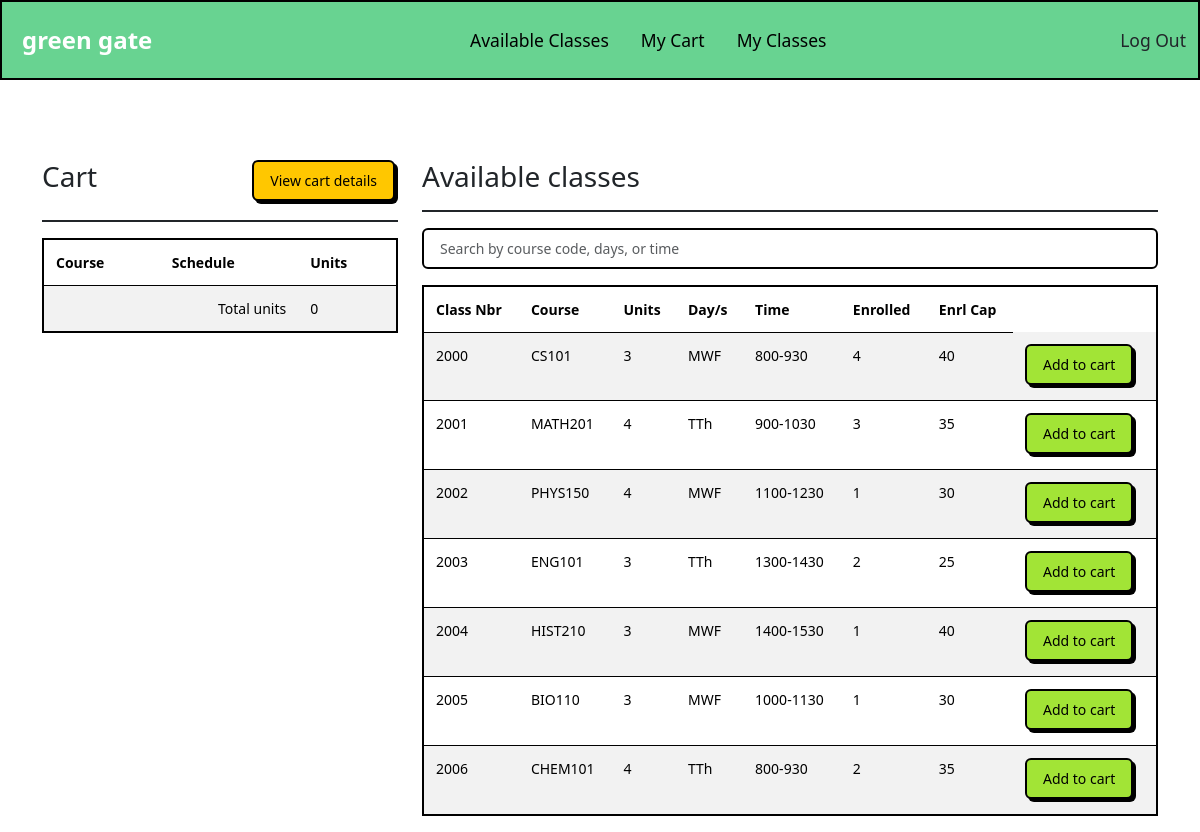
The page /available_classes (signed in) on the database its author committed.
### tables this page shows
CREATE TABLE classes (
        id INTEGER PRIMARY KEY AUTOINCREMENT,
        course_code TEXT NOT NULL,
        title TEXT NOT NULL,
        description TEXT,
        section TEXT NOT NULL,
        units INTEGER NOT NULL,
        slots INTEGER NOT NULL,
        days TEXT NOT NULL,
        start_time INTEGER NOT NULL,
        end_time INTEGER NOT NULL
    );

### app.py (the view, shortened to what this page needs)
@app.route("/available_classes", methods=["GET", "POST"])
@login_required
def available_classes():
    connection = sqlite3.connect('enrollment.db')
    cursor = connection.cursor()
    classes = cursor.execute("""
        SELECT c.id,
               c.course_code,
               c.title,
               c.description,
               c.section,
               c.units,
               COUNT(e.id) AS enrolled_count,
               c.slots,
               c.days,
               c.start_time,
               c.end_time
        FROM classes c
        LEFT JOIN enrollments e
               ON c.id = e.class_id AND e.status = 'enrolled'
        GROUP BY c.id
    """).fetchall()
    class_filter = []
    for row in classes:
        if int(row[6]) < int(row[7]):
            class_filter.append(row)
    classes = class_filter
    cart = cursor.execute("""
        SELECT course_code, days, start_time, end_time, units, id
        FROM classes WHERE id IN (
            SELECT class_id FROM carts WHERE user_id = ?
        )
        """, (session["user_id"],)).fetchall()
    total_units = 0
    for item in cart:
        total_units += int(item[4])
    connection.close()
    return render_template("available_classes.html", classes=classes, cart=cart, total_units=total_units)

### app.py (called while the page is built)
def login_required(f):
    @wraps(f)
    def decorated_function(*args, **kwargs):
        if not session["user_id"]:
            return redirect("/login")
        return f(*args, **kwargs)
    return decorated_function

### templates/available_classes.html (shortened to what this page needs)
{% extends "layout.html" %}
{% block body %}
    <div class="container" style="padding-top: 10vh;">
        <div class="row">
            <div class="col-sm-4">
                <h2 class="heading_with_button">
                    Cart
                    <button type="button" class="btn btn-warning" onclick="window.location.href='{{ url_for('my_cart') }}'">View cart details</button>
                </h2>
                <hr>
                <table class="table table-striped">
                    <thead>
                        <th>Course</th>
                        <th>Schedule</th>
                        <th>Units</th>
                    </thead>
                    <tbody>
                        <tr>
                            <td colspan="2" style="text-align: right;">Total units</td>
                            <td>{{ total_units }}</td>
                        </tr>
                    </tbody>
                </table>
            </div>
            <div class="col-sm-8">
                <h2>Available classes</h2>
                <hr>
                <input class="form-control me-2" type="text" placeholder="Search by course code, days, or time" aria-label="Search" id="course_search" name="course_search"/>
                <table class="table table-striped" id="available_classes">
                    <thead>
                        <th>Class Nbr</th>
                        <th>Course</th>
                        <th>Units</th>
                        <th>Day/s</th>
                        <th>Time</th>
                        <th>Enrolled</th>
                        <th>Enrl Cap</th>
                    </thead>
                    <tbody>
                        {% for class in classes %}
                            <tr>
                                <td>{{ class[0] }}</td>
                                <td>{{ class[1] }} </td>
                                <td>{{ class[5] }} </td>
                                <td>{{ class[8] }}</td>
                                <td>{{ class[9] }}-{{ class[10] }}</td>
                                <td>{{ class[6] }}</td>
                                <td>{{ class[7] }} </td>
                                <td>
                                    <form id="add_to_cart" method="post">
                                        <button type="submit" class="btn btn-primary" name="cart">Add to cart</button>
                                    </form>
                                </td>
                            </tr>
                        {% endfor %}
                    </tbody>
                </table>
            </div>
        </div>
    </div>
{% endblock %}

### templates/layout.html (shortened to what this page needs)
<!DOCTYPE html>
<html lang="en">
    <head>
        <link rel="stylesheet" href="{{ url_for('static', filename='styles.css') }}">
        <link href="https://cdn.jsdelivr.net/npm/bootstrap@5.3.7/dist/css/bootstrap.min.css" rel="stylesheet">
        <link href="https://bootswatch.com/5/brite/bootstrap.min.css" rel="stylesheet" type="text/css">
	</head>
	<body>
        <nav class="navbar navbar-expand-lg bg-success" id="primarynav">
            <div class="container-fluid">
                <a class="navbar-brand" href="/" id="greengatelogo">green gate</a>
                <div class="collapse navbar-collapse" id="navbarNav">
                <ul class="navbar-nav mx-auto navbar-nav-scroll">
                    {% if session["user_id"] %}
                        <li class="nav-item">
                            <a class="nav-link active" aria-current="page" href="/available_classes">Available Classes</a>
                        </li>
                        <li class="nav-item">
                            <a class="nav-link active" aria-current="page" href="/my_cart">My Cart</a>
                        </li>
                        <li class="nav-item">
                            <a class="nav-link active" aria-current="page" href="/my_classes">My Classes</a>
                        </li>
                    </ul>
                    <a class="nav-link" href="/logout">Log Out</a>
                    {% else %}
                        <li class="nav-item"><a class="nav-link" href="{{ url_for('login') }}">Login</a></li>
                        <li class="nav-item"><a class="nav-link" href="{{ url_for('register') }}">Register</a></li>
                    </ul>
                    {% endif %}
                </div>
            </div>
        </nav>
            <div>
                {% block body %}{% endblock %}
            </div>
    </body>
</html>

### static/styles.css (style rules this page uses)
body { font-family: Helvetica; }
#greengatelogo { padding: 0.5rem; font-size: 1.5rem; font-weight: bold; color:rgb(255, 255, 255); }
#course_search { margin-bottom: 1rem; }
.heading_with_button { display: flex; justify-content: space-between; }

### rows shown on the page
classes: id "2000", course_code "CS101", units "3", days "MWF", start_time "800", end_time "930", class "4", slots "40"
classes: id "2001", course_code "MATH201", units "4", days "TTh", start_time "900", end_time "1030", class "3", slots "35"
classes: id "2002", course_code "PHYS150", units "4", days "MWF", start_time "1100", end_time "1230", class "1", slots "30"
classes: id "2003", course_code "ENG101", units "3", days "TTh", start_time "1300", end_time "1430", class "2", slots "25"
classes: id "2004", course_code "HIST210", units "3", days "MWF", start_time "1400", end_time "1530", class "1", slots "40"
classes: id "2005", course_code "BIO110", units "3", days "MWF", start_time "1000", end_time "1130", class "1", slots "30"
classes: id "2006", course_code "CHEM101", units "4", days "TTh", start_time "800", end_time "930", class "2", slots "35"

### other values the page prints
{{ total_units }} "0"
